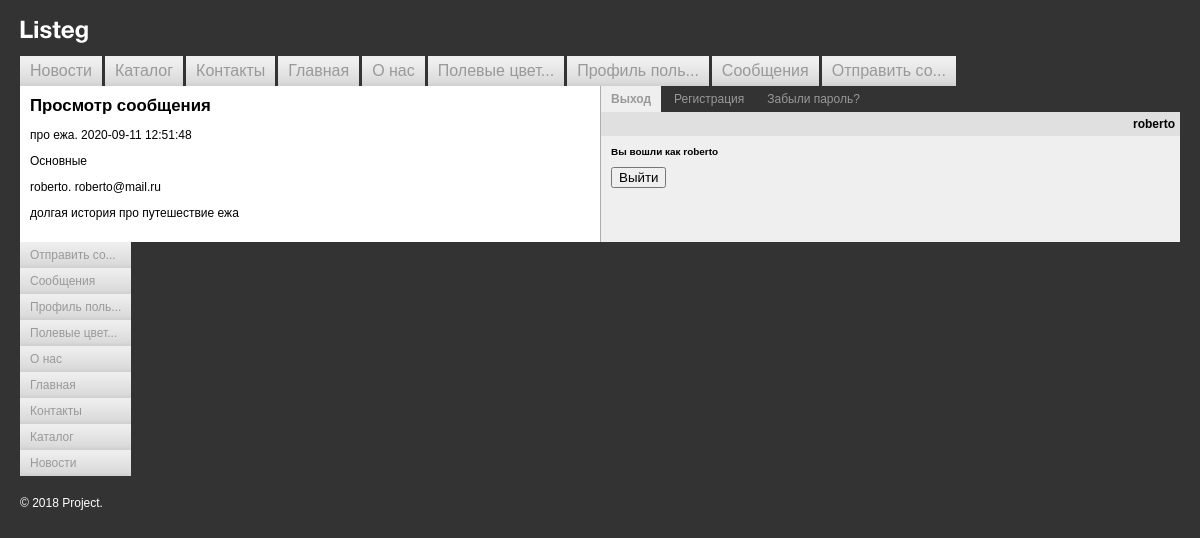
The page /posts/view_message/?mes_id=1 (signed in) on the database its author committed.
### tables this page shows
CREATE TABLE `messages` (
  `id` int(11) NOT NULL AUTO_INCREMENT,
  `title` varchar(255) NOT NULL,
  `content` text NOT NULL,
  `unread` tinyint(1) NOT NULL,
  `topic_id` int(11) NOT NULL,
  `sent` timestamp NOT NULL DEFAULT CURRENT_TIMESTAMP,
  `sender_id` int(11) NOT NULL,
  `recipient_id` int(11) NOT NULL,
  PRIMARY KEY (`id`),
  UNIQUE KEY `id_UNIQUE` (`id`),
  KEY `topic_id_z_idx` (`topic_id`),
  KEY `sender_id_z_idx` (`sender_id`),
  KEY `recipient_id_z_idx` (`recipient_id`),
  CONSTRAINT `recipient_id_z` FOREIGN KEY (`recipient_id`) REFERENCES `users` (`id`) ON DELETE CASCADE ON UPDATE CASCADE,
  CONSTRAINT `sender_id_z` FOREIGN KEY (`sender_id`) REFERENCES `users` (`id`) ON DELETE CASCADE ON UPDATE CASCADE,
  CONSTRAINT `topic_id_z` FOREIGN KEY (`topic_id`) REFERENCES `topics` (`id`) ON DELETE CASCADE ON UPDATE CASCADE
);

CREATE TABLE `topics` (
  `id` int(11) NOT NULL AUTO_INCREMENT,
  `topic` varchar(255) NOT NULL,
  `color_id` int(11) NOT NULL,
  `created` timestamp NOT NULL DEFAULT CURRENT_TIMESTAMP,
  `creator_id` int(11) NOT NULL,
  `parent_id` int(11) NOT NULL,
  PRIMARY KEY (`id`),
  UNIQUE KEY `id_UNIQUE` (`id`),
  KEY `color_id_z_idx` (`color_id`),
  KEY `creator_id_z_idx` (`creator_id`),
  CONSTRAINT `color_id_z` FOREIGN KEY (`color_id`) REFERENCES `colors` (`id`) ON DELETE CASCADE ON UPDATE CASCADE,
  CONSTRAINT `creator_id_z` FOREIGN KEY (`creator_id`) REFERENCES `users` (`id`) ON DELETE CASCADE ON UPDATE CASCADE
);

CREATE TABLE `users` (
  `id` int(11) NOT NULL AUTO_INCREMENT,
  `login` varchar(255) NOT NULL,
  `password` varchar(255) NOT NULL,
  `email` varchar(255) NOT NULL,
  `phone` varchar(20) NOT NULL,
  `activity` tinyint(1) NOT NULL,
  `notification` tinyint(1) NOT NULL,
  PRIMARY KEY (`id`),
  UNIQUE KEY `id_UNIQUE` (`id`)
);

### include/functions.php (called while the page is built, shortened)
<?php
function requestMessssage()
{
    $queryGet = $_GET['mes_id'] ?? '';
    $queryGet = (int) $queryGet;
    return $queryGet;
}
function createMenu($items, $sortBy, $ulClass = 'main-menu')
{
    include($_SERVER['DOCUMENT_ROOT'] . '/template/parts/main_menu_ul.php');
}
function doQuery($sql)
{
    if (mysqli_connect_errno()) {
        echo mysqli_connect_error();
    } else {
        $result = mysqli_query(connectDB(), $sql);
        return $result;
    }
}
function connectDB($dbname = 'taskmandb')
{
    $host = 'localhost';
    $user = 'mysql';
    $password = '';
    static $db = null;
    if (null === $db) {
       $db = mysqli_connect($host, $user, $password, $dbname);
    }
    return $db;
}
function collectData($sql)
{
    $result = doQuery($sql);
    $collectedData = mysqli_fetch_all($result, MYSQLI_ASSOC);
    return $collectedData;
}
function readMessage($mes_id)
{
    $sql = "UPDATE messages SET unread=0 WHERE id=('$mes_id');";
    return doQuery($sql);
}
function cleanData($dirtyData)
{
    $clean = htmlspecialchars($dirtyData);
    $clean = mysqli_real_escape_string(connectDB(), $clean);
    return $clean;
}
function getMessage($mes_id, $userId)
{
    $sql = "SELECT messages.title, messages.sent, topics.topic, parent_topics.topic AS 'parent_topic',
        users.login, users.email, messages.content FROM messages
        LEFT JOIN users ON messages.recipient_id = users.id
        LEFT JOIN topics ON messages.topic_id = topics.id
        LEFT JOIN topics AS parent_topics ON parent_topics.id = topics.parent_id
        WHERE messages.id = ('$mes_id') AND users.id = ('$userId');";
    $selectedMessage = collectData($sql);
    if ($selectedMessage != null && $selectedMessage != false && $selectedMessage != ''){
        $selectedMessage = array_shift($selectedMessage);
        return $selectedMessage;
    }
    return false;
}

### index.php (called while the page is built)
<?php include($_SERVER['DOCUMENT_ROOT'] . '/template/parts/header.php');?>
<?php include($_SERVER['DOCUMENT_ROOT'] . '/template/parts/footer.php');?>

### template/content/view_message.php (the view)
<?php if ($oneMessage != null && $oneMessage != false && $oneMessage != '') :?>
	<p><?= $oneMessage['title'] . '. ' . $oneMessage['sent'];?></p>
	<p>
	    <?= $oneMessage['topic'] != $oneMessage['parent_topic'] ? $oneMessage['parent_topic']
	            . '. ' . $oneMessage['topic'] : $oneMessage['topic'];
	    ?>
	</p>
	<p><?= $oneMessage['login'] . '. ' . $oneMessage['email'];?></p>
	<p><?= $oneMessage['content'];?></p>
<?php else :?>
	<h3>Сообщение не существует</h3>
<?php endif;?>

### styles.css (style rules this page uses)
body { background: #333333; padding: 20px; margin: 0; color: #000000; font-family: Arial, Helvetica, sans-serif; font-size: 12px; }

### rows shown on the page
messages: title "про ежа", sent "2020-09-11 12:51:48", topic.topic "Основные", recipient.login "roberto", recipient.email "roberto@mail.ru", content "долгая история про путешествие ежа"

### other values the page prints
shortString($item['title']) "Новости"
shortString($item['title']) "Каталог"
shortString($item['title']) "Контакты"
shortString($item['title']) "Главная"
shortString($item['title']) "О нас"
shortString($item['title']) "Полевые цвет..."
shortString($item['title']) "Профиль поль..."
shortString($item['title']) "Сообщения"
shortString($item['title']) "Отправить со..."
$currentItem['title'] "Просмотр сообщения"
$userName "roberto"
$name "roberto"
